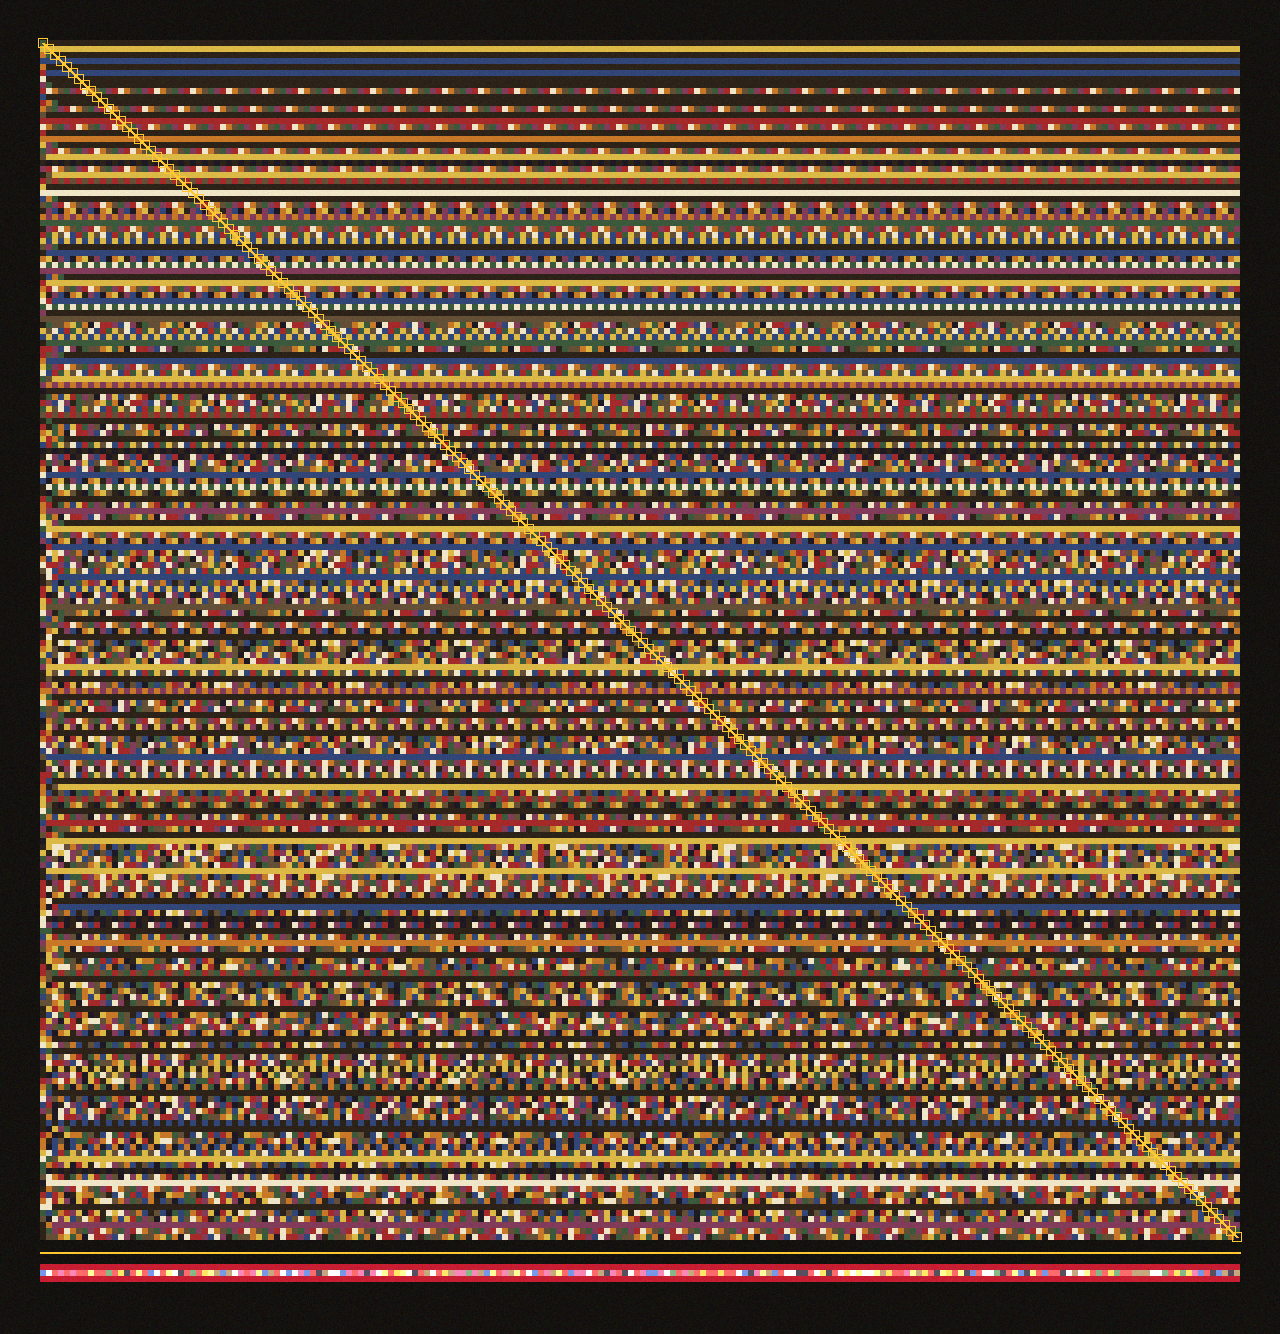

The script that saved this image:
"""
Ковёр (Carpet)

Генеративное визуальное произведение.

Каждая строка — десятичное разложение рационального числа (дроби).
Рациональные числа имеют повторяющиеся десятичные разложения —
это создаёт паттерн, как орнамент ковра.
Диагональ Кантора прорезает этот паттерн — золотая нить,
разрушающая периодичность.
Построенное число (которого нет в списке) — ярким поясом внизу.

Это не иллюстрация. Это попытка увидеть доказательство.
"""

import numpy as np
from PIL import Image, ImageDraw
import colorsys
from fractions import Fraction

# --- Параметры ---
ROWS = 200       # количество рациональных чисел
COLS = 200       # количество цифр каждого
CELL = 6         # размер ячейки в пикселях
MARGIN = 40
DIAG_BORDER = 2  # рамка вокруг диагональных ячеек

# --- Палитра: Килим ---
def kilim_palette():
    """10 цветов, как в анатолийском килиме."""
    return [
        (45, 35, 25),      # 0: тёмный грунт
        (165, 42, 42),     # 1: кирпичный красный
        (200, 120, 40),    # 2: охра
        (220, 185, 70),    # 3: шафран
        (240, 230, 200),   # 4: слоновая кость
        (60, 90, 60),      # 5: хвойный
        (50, 70, 120),     # 6: индиго
        (130, 60, 90),     # 7: марена
        (100, 80, 55),     # 8: орех
        (30, 25, 35),      # 9: почти чёрный
    ]

GOLD = (255, 200, 50)
CRIMSON = (200, 30, 50)

# --- Генерация рациональных чисел ---
def rational_digits(p: int, q: int, n: int) -> list[int]:
    """Десятичные цифры дроби p/q после точки, n штук."""
    digits = []
    r = p % q
    for _ in range(n):
        r *= 10
        digits.append(r // q)
        r = r % q
    return digits

def enumerate_rationals(count: int, cols: int) -> list[list[int]]:
    """Перечисляет рациональные числа из (0,1) зигзагом Кантора.

    Возвращает список из count строк, каждая — cols цифр.
    """
    fractions_seen = set()
    result = []

    # Зигзаг по таблице p/q
    for s in range(2, 10000):  # s = p + q
        for p in range(1, s):
            q = s - p
            if q <= 0 or p >= q:
                continue
            f = Fraction(p, q)
            if f >= 1 or f <= 0:
                continue
            key = (f.numerator, f.denominator)
            if key in fractions_seen:
                continue
            fractions_seen.add(key)
            digits = rational_digits(f.numerator, f.denominator, cols)
            result.append(digits)
            if len(result) >= count:
                return result
    return result

def diagonal_replace(d: int) -> int:
    """Замена: избегаем 0 и 9."""
    if d == 0:
        return 1
    elif d == 9:
        return 8
    else:
        return d + 1

# --- Рисование ---
def draw(matrix, diag_num, palette):
    w = COLS * CELL + 2 * MARGIN
    gap = CELL * 5
    band_h = CELL * 4
    h = ROWS * CELL + 2 * MARGIN + gap + band_h

    bg = (20, 18, 15)
    img = Image.new('RGB', (w, h), bg)
    draw = ImageDraw.Draw(img)

    # --- Основное поле ---
    for i, row in enumerate(matrix):
        for j, digit in enumerate(row):
            x = MARGIN + j * CELL
            y = MARGIN + i * CELL
            color = palette[digit]
            draw.rectangle([x, y, x + CELL - 1, y + CELL - 1], fill=color)

    # --- Диагональ: золотая рамка вокруг ячеек ---
    n = min(ROWS, COLS)
    for i in range(n):
        x = MARGIN + i * CELL
        y = MARGIN + i * CELL
        # Рамка
        draw.rectangle(
            [x - DIAG_BORDER, y - DIAG_BORDER,
             x + CELL - 1 + DIAG_BORDER, y + CELL - 1 + DIAG_BORDER],
            outline=GOLD, width=1
        )

    # --- Золотая линия по диагонали ---
    x1 = MARGIN + CELL // 2
    y1 = MARGIN + CELL // 2
    x2 = MARGIN + (n - 1) * CELL + CELL // 2
    y2 = MARGIN + (n - 1) * CELL + CELL // 2
    # Тонкая линия
    for offset in [-1, 0, 1]:
        draw.line([(x1 + offset, y1), (x2 + offset, y2)], fill=GOLD, width=1)

    # --- Разделитель ---
    sep_y = MARGIN + ROWS * CELL + CELL * 2
    draw.line([(MARGIN, sep_y), (MARGIN + COLS * CELL, sep_y)], fill=GOLD, width=2)

    # --- Построенное число: цветной пояс ---
    band_y = sep_y + CELL * 2
    for j, digit in enumerate(diag_num):
        x = MARGIN + j * CELL
        # Малиновый фон
        for row_offset in range(3):
            yy = band_y + row_offset * CELL
            if row_offset == 1:
                # Средняя строка — цвет цифры
                color = palette[digit]
                # Ярче
                color = tuple(min(int(c * 1.6 + 40), 255) for c in color)
            else:
                color = CRIMSON
            draw.rectangle([x, yy, x + CELL - 1, yy + CELL - 1], fill=color)

    return img

def add_texture(img, seed=42, intensity=0.015):
    """Лёгкий шум — потёртость."""
    arr = np.array(img, dtype=np.float64)
    rng = np.random.RandomState(seed)
    noise = rng.normal(0, intensity * 255, arr.shape)
    arr = np.clip(arr + noise, 0, 255).astype(np.uint8)
    return Image.fromarray(arr)

def main():
    print("Перечисляю рациональные числа зигзагом Кантора...")
    matrix = enumerate_rationals(ROWS, COLS)

    print("Строю диагональное число...")
    diag_num = []
    for i in range(min(ROWS, COLS)):
        diag_num.append(diagonal_replace(matrix[i][i]))
    while len(diag_num) < COLS:
        diag_num.append(5)

    print("Создаю палитру...")
    palette = kilim_palette()

    print("Рисую...")
    img = draw(matrix, diag_num, palette)
    img = add_texture(img)

    out = "/Users/krestnikov/giga/anima/epoch_2/generation_4/carpet.png"
    img.save(out, quality=95)
    print(f"Готово: {out} ({img.size[0]}x{img.size[1]})")

    # Показать структуру
    print(f"\nПервые 5 чисел:")
    for i in range(5):
        frac = "?"
        digits = ''.join(map(str, matrix[i][:30]))
        print(f"  0.{digits}...")
    print(f"\nДиагональ (первые 30): {''.join(map(str, [matrix[i][i] for i in range(30)]))}")
    print(f"Построенное:           {''.join(map(str, diag_num[:30]))}")

if __name__ == "__main__":
    main()
